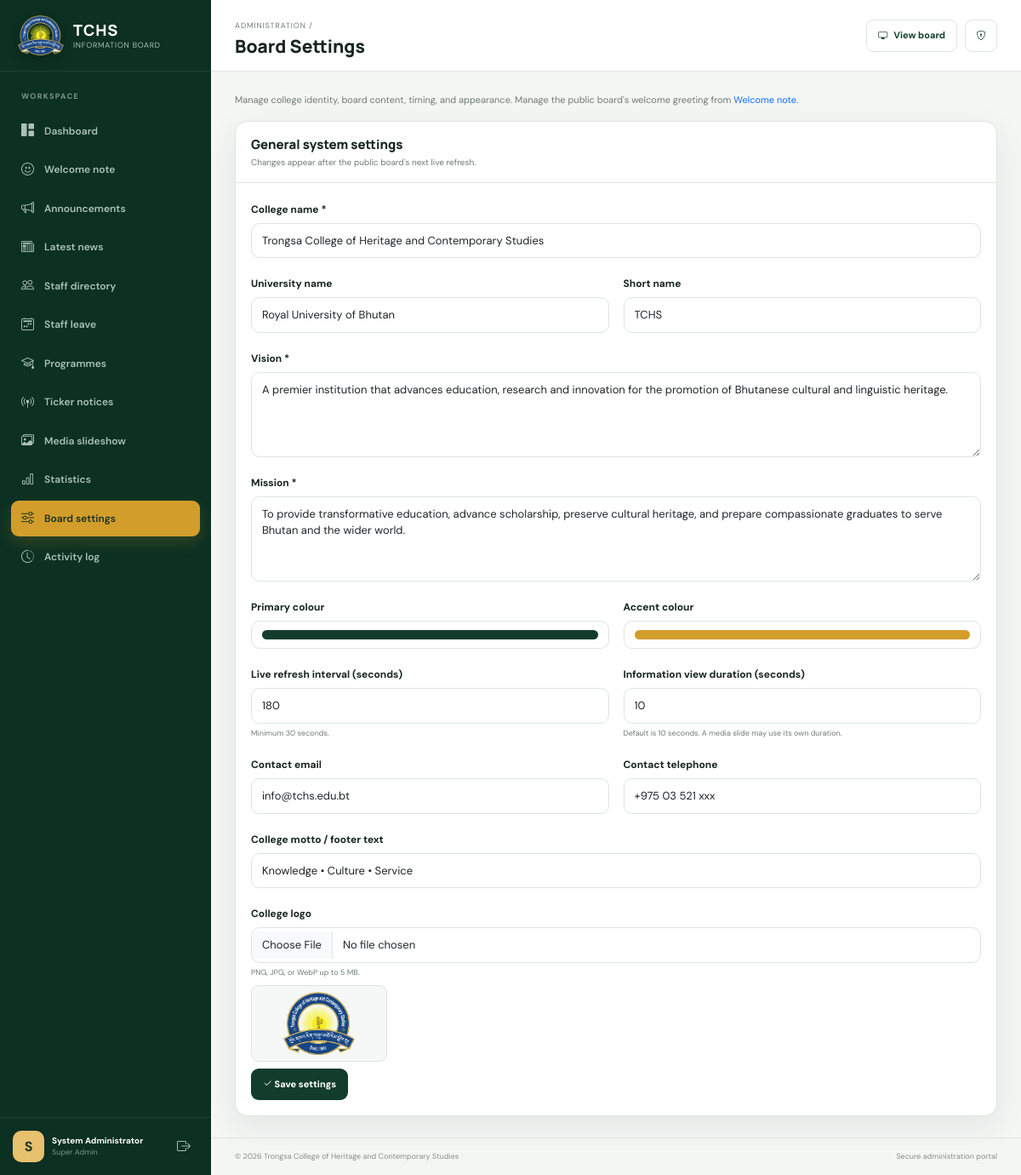
Screenshot of /admin/settings.php (signed in) with the database file from the repository.
### tables this page shows
CREATE TABLE IF NOT EXISTS users (
    id INT UNSIGNED AUTO_INCREMENT PRIMARY KEY,
    name VARCHAR(120) NOT NULL,
    username VARCHAR(60) NOT NULL UNIQUE,
    email VARCHAR(160) NOT NULL UNIQUE,
    password VARCHAR(255) NOT NULL,
    role ENUM('super_admin','editor') NOT NULL DEFAULT 'editor',
    status TINYINT(1) NOT NULL DEFAULT 1,
    last_login_at DATETIME NULL,
    created_at TIMESTAMP DEFAULT CURRENT_TIMESTAMP,
    updated_at TIMESTAMP DEFAULT CURRENT_TIMESTAMP ON UPDATE CURRENT_TIMESTAMP
);

### includes/functions.php (called while the page is built, shortened)
<?php
require_once __DIR__ . '/../config/database.php';
function e(mixed $value): string
{
    return htmlspecialchars((string) $value, ENT_QUOTES | ENT_SUBSTITUTE, 'UTF-8');
}
function base_url(string $path = ''): string
{
    $script = str_replace('\\', '/', $_SERVER['SCRIPT_NAME'] ?? '');
    $root = preg_replace('#/(admin|api)/.*$#', '', $script) ?: '';
    return rtrim($root, '/') . '/' . ltrim($path, '/');
}
function setting(string $key, string $default = ''): string
{
    static $settings = null;
    if ($settings === null) {
        $settings = [];
        foreach (db()->query('SELECT setting_key, setting_value FROM settings') as $row) {
            $settings[$row['setting_key']] = $row['setting_value'];
        }
    }
    return $settings[$key] ?? $default;
}
function all_settings(): array
{
    $result = [];
    foreach (db()->query('SELECT setting_key, setting_value FROM settings') as $row) {
        $result[$row['setting_key']] = $row['setting_value'];
    }
    return $result;
}
function public_path(?string $path, string $fallback = 'assets/images/placeholder.svg'): string
{
    return base_url($path);
}

### config/database.php (called while the page is built, shortened)
<?php
function db(): PDO
{
    static $pdo = null;
    if ($pdo instanceof PDO) {
        return $pdo;
    }
    $host = getenv('DB_HOST') ?: '127.0.0.1';
    $port = getenv('DB_PORT') ?: '3306';
    $name = getenv('DB_NAME') ?: 'tchs_info_board';
    $user = getenv('DB_USER') ?: 'root';
    $pass = getenv('DB_PASS') ?: '';
    try {
        $pdo = new PDO(
            "mysql:host={$host};port={$port};dbname={$name};charset=utf8mb4",
            $user,
            $pass,
            [
                PDO::ATTR_ERRMODE => PDO::ERRMODE_EXCEPTION,
                PDO::ATTR_DEFAULT_FETCH_MODE => PDO::FETCH_ASSOC,
                PDO::ATTR_EMULATE_PREPARES => false,
            ]
        );
    } catch (PDOException $exception) {
        http_response_code(503);
        $safeMessage = 'The information board database is unavailable. Please check the installation and database configuration.';
        if (PHP_SAPI === 'cli') {
            throw $exception;
        }
        exit('<!doctype html><html><body style="font-family:sans-serif;padding:3rem"><h1>Service unavailable</h1><p>' . $safeMessage . '</p></body></html>');
    }
    return $pdo;
}

### includes/auth.php (called while the page is built, shortened)
<?php
require_once __DIR__ . '/functions.php';
function is_logged_in(): bool
{
    return isset($_SESSION['user_id']);
}
function current_user(): ?array
{
    static $user = null;
    if ($user === null) {
        $stmt = db()->prepare('SELECT id, name, username, email, role FROM users WHERE id = ? AND status = 1');
        $stmt->execute([$_SESSION['user_id']]);
        $user = $stmt->fetch() ?: null;
    }
    return $user;
}

### includes/admin_layout.php (the view, shortened to what this page needs)
<?php
require_once __DIR__ . '/auth.php';
function admin_header(string $title, string $active = 'dashboard'): void
{
    $user = current_user();
    $nav = [
        'dashboard' => ['admin/index.php', 'bi-grid-1x2-fill', 'Dashboard'],
        'welcome' => ['admin/welcome.php', 'bi-emoji-smile', 'Welcome note'],
        'announcements' => ['admin/content.php?type=announcements', 'bi-megaphone', 'Announcements'],
        'news' => ['admin/content.php?type=news', 'bi-newspaper', 'Latest news'],
        'staff' => ['admin/content.php?type=staff', 'bi-people', 'Staff directory'],
        'leave' => ['admin/content.php?type=staff_leave', 'bi-calendar2-week', 'Staff leave'],
        'programmes' => ['admin/content.php?type=programmes', 'bi-mortarboard', 'Programmes'],
        'ticker' => ['admin/content.php?type=ticker_notices', 'bi-broadcast-pin', 'Ticker notices'],
        'slides' => ['admin/content.php?type=media_slides', 'bi-images', 'Media slideshow'],
        'statistics' => ['admin/statistics.php', 'bi-bar-chart', 'Statistics'],
        'settings' => ['admin/settings.php', 'bi-sliders', 'Board settings'],
        'activity' => ['admin/activity.php', 'bi-clock-history', 'Activity log'],
    ];
    ?>
    <!doctype html><html lang="en"><head><meta charset="utf-8"><meta name="viewport" content="width=device-width,initial-scale=1"><meta name="robots" content="noindex,nofollow">
    <title><?= e($title) ?> • TCHS Admin</title><link href="https://cdn.jsdelivr.net/npm/bootstrap@5.3.8/dist/css/bootstrap.min.css" rel="stylesheet"><link rel="stylesheet" href="https://cdn.jsdelivr.net/npm/bootstrap-icons@1.13.1/font/bootstrap-icons.min.css"><link rel="stylesheet" href="<?= e(base_url('assets/css/admin.css')) ?>"></head>
    <body class="admin-body">
    <div class="admin-shell">
        <aside class="sidebar" id="sidebar">
            <a class="sidebar-brand" href="<?= e(base_url('admin/index.php')) ?>"><img src="<?= e(public_path(setting('logo_path', 'assets/images/college-logo.png'))) ?>" alt=""><span><strong>TCHS</strong><small>Information Board</small></span></a>
            <nav class="sidebar-nav" aria-label="Administration">
                <span class="nav-label">Workspace</span>
                <?php foreach ($nav as $key => [$url, $icon, $label]): ?><a class="<?= $active === $key ? 'active' : '' ?>" href="<?= e(base_url($url)) ?>"><i class="bi <?= e($icon) ?>"></i><span><?= e($label) ?></span></a><?php endforeach; ?>
            </nav>
            <div class="sidebar-footer"><div class="avatar"><?= e(strtoupper(substr($user['name'] ?? 'A', 0, 1))) ?></div><div><strong><?= e($user['name'] ?? '') ?></strong><small><?= e(str_replace('_', ' ', $user['role'] ?? '')) ?></small></div><a href="<?= e(base_url('logout.php')) ?>" title="Sign out"><i class="bi bi-box-arrow-right"></i></a></div>
        </aside>
        <div class="admin-content">
            <header class="topbar"><button class="menu-button" type="button" id="menu-toggle" aria-label="Toggle menu"><i class="bi bi-list"></i></button><div><span class="breadcrumb-label">Administration /</span><h1><?= e($title) ?></h1></div><div class="topbar-actions"><a class="board-link" target="_blank" href="<?= e(base_url('index.php')) ?>"><i class="bi bi-display"></i><span>View board</span></a><a class="icon-button" href="<?= e(base_url('admin/password.php')) ?>" title="Security"><i class="bi bi-shield-lock"></i></a></div></header>
            <main class="page-content">
    <?php
}
function admin_footer(): void
{
    ?>
            </main>
            <footer class="admin-footer"><span>© <?= date('Y') ?> Trongsa College of Heritage and Contemporary Studies</span><span>Secure administration portal</span></footer>
        </div>
    </div>
    </body></html>
    <?php
}

### assets/css/admin.css (style rules this page uses)
:root { --green:#123d2c;--green-2:#1d5941;--gold:#d29d2b;--paper:#f4f6f4;--ink:#17251f;--muted:#6e7c75;--line:#dde5e0;--white:#fff;--shadow:0 12px 35px rgba(21,55,41,.08) }
* { box-sizing:border-box }
body { font-family:'DM Sans',system-ui,sans-serif;color:var(--ink);background:var(--paper) }
a { text-decoration:none }
.admin-shell { min-height:100vh;display:flex }
.sidebar { width:248px;background:#0c3022;color:#fff;position:fixed;inset:0 auto 0 0;z-index:30;display:flex;flex-direction:column;transition:.25s }
.sidebar-brand { height:84px;padding:16px 21px;display:flex;gap:11px;align-items:center;border-bottom:1px solid rgba(255,255,255,.08);color:#fff }
.sidebar-brand img { width:48px;height:48px;border-radius:50%;background:#fff;padding:3px }
.sidebar-brand strong,.sidebar-brand small { display:block }
.sidebar-brand strong { font:800 18px 'Manrope',sans-serif;letter-spacing:.05em }
.sidebar-brand small { font-size:9px;text-transform:uppercase;letter-spacing:.08em;color:#a9c1b6 }
.sidebar-nav { padding:19px 13px;overflow:auto;display:grid;gap:3px }
.nav-label { font-size:9px;text-transform:uppercase;letter-spacing:.15em;color:#77968a;padding:4px 12px 9px;font-weight:800 }
.sidebar-nav a { display:flex;align-items:center;gap:12px;color:#aac1b7;padding:10px 12px;border-radius:9px;font-size:12px;font-weight:600 }
.sidebar-nav a i { font-size:15px }
.sidebar-nav a.active { background:var(--gold);color:#173226;box-shadow:0 7px 18px rgba(210,157,43,.2) }
.sidebar-footer { margin-top:auto;padding:15px;display:grid;grid-template-columns:37px 1fr 25px;gap:9px;align-items:center;border-top:1px solid rgba(255,255,255,.08) }
.avatar { width:37px;height:37px;display:grid;place-items:center;border-radius:10px;background:#e7c16d;color:#20382c;font-weight:800 }
.sidebar-footer strong,.sidebar-footer small { display:block }
.sidebar-footer strong { font-size:10px }
.sidebar-footer small { font-size:9px;text-transform:capitalize;color:#78968a }
.sidebar-footer a { color:#a8bdb4 }
.admin-content { width:calc(100% - 248px);margin-left:248px;min-height:100vh;display:flex;flex-direction:column }
.topbar { height:84px;background:#fff;border-bottom:1px solid var(--line);display:flex;align-items:center;padding:0 28px;gap:15px;position:sticky;top:0;z-index:20 }
.topbar h1 { font:800 21px 'Manrope',sans-serif;margin:0 }
.breadcrumb-label { font-size:9px;text-transform:uppercase;letter-spacing:.1em;color:var(--muted) }
.topbar-actions { margin-left:auto;display:flex;align-items:center;gap:9px }
.board-link,.icon-button,.menu-button { border:1px solid var(--line);border-radius:9px;height:38px;display:flex;align-items:center;justify-content:center;background:#fff;color:var(--green);font-size:11px;font-weight:700 }
.board-link { gap:7px;padding:0 13px }
.icon-button,.menu-button { width:38px }
.page-content { padding:25px 28px;flex:1;max-width:1700px;width:100%;margin:auto }
.admin-footer { padding:15px 28px;border-top:1px solid var(--line);display:flex;justify-content:space-between;color:#849089;font-size:9px }
.sidebar-brand img { width:54px;height:50px;border-radius:0;background:transparent;padding:0;object-fit:contain;filter:drop-shadow(0 4px 7px rgba(0,0,0,.24)) }

### rows the page displays
users: name "S", name "System Administrator", role "Super Admin"

### other values shown
$label "Dashboard"
$label "Welcome note"
$label "Announcements"
$label "Latest news"
$label "Staff directory"
$label "Staff leave"
$label "Programmes"
$label "Ticker notices"
$label "Media slideshow"
$label "Statistics"
$label "Board settings"
$label "Activity log"
$title "Board Settings"
